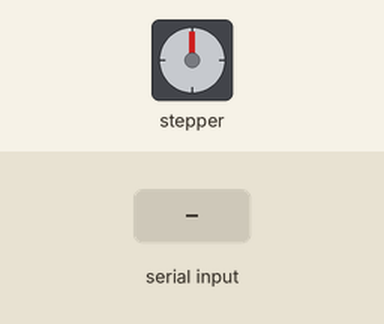
Recording of a sketch running on a simulated ESP32. Shown: stepper motor. Inputs (shaded band) come from the test bench. Stepper angles assume 200 steps per turn.

Above: at 1.2 s.
1.3 s: "S" received over Serial
At 1.45 s:
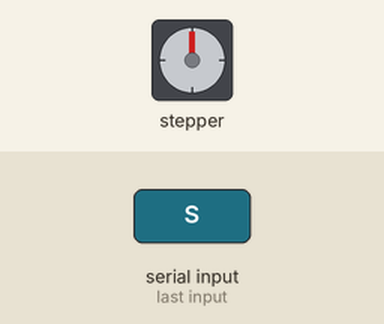
At 2.05 s:
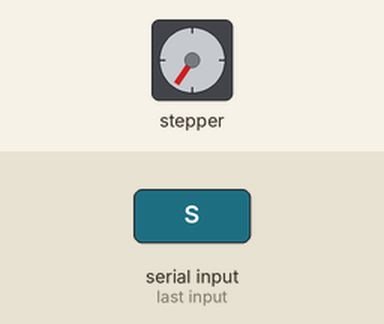
Timing chart, 0 to 16.3 s (numbered marks = the images above; inputs shaded):
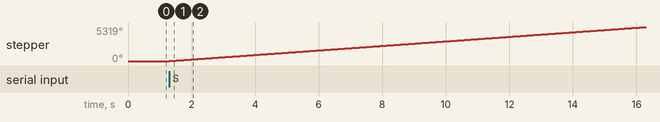

Measured:
- after the input at 1.3 s, stepper: keeps turning clockwise at about 355°/s, starting at once

The sketch:

sketch_mar11a.ino
```cpp
#include <AccelStepper.h>
const int read_pin = 32;

// Define the stepper motor and the pins that is connected to
AccelStepper stepper1(1,12,13);

uint32_t trigger = 0;
int current_position = 0;

bool running = false;

void setup() {
  pinMode(read_pin, INPUT);

  stepper1.setMaxSpeed(1000);
  stepper1.setSpeed(200);

  Serial.begin(9600);
}

void loop() {
  if (Serial.available() > 0) {
    char command = Serial.read();

    if (command == 'S') {
      running = !running;

    }
  }

  if (running){
    //Serial.println(stepper1.currentPosition());

    stepper1.runSpeed();
  }
}
```
